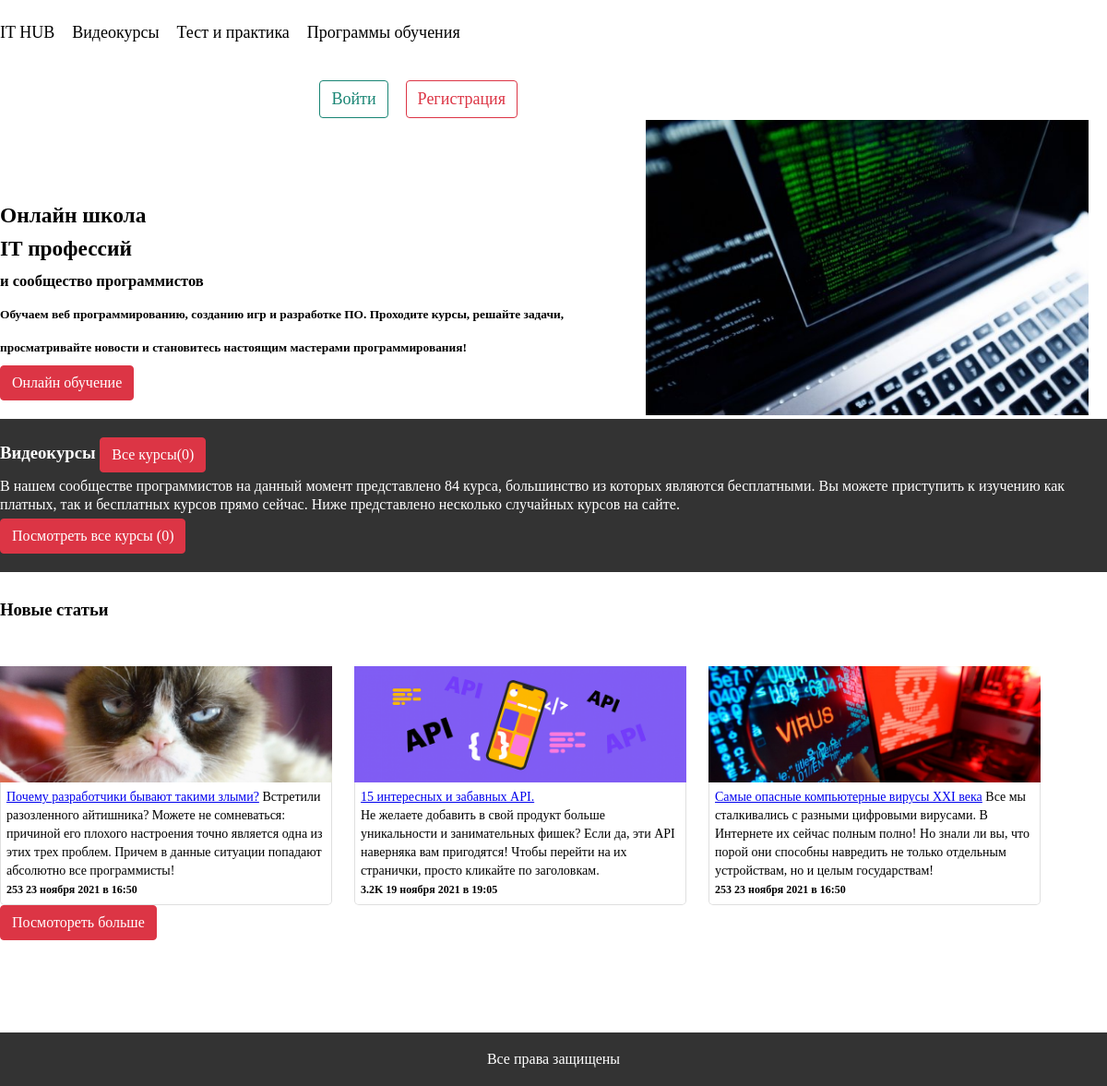
/, run on an earlier commit of the app's database.
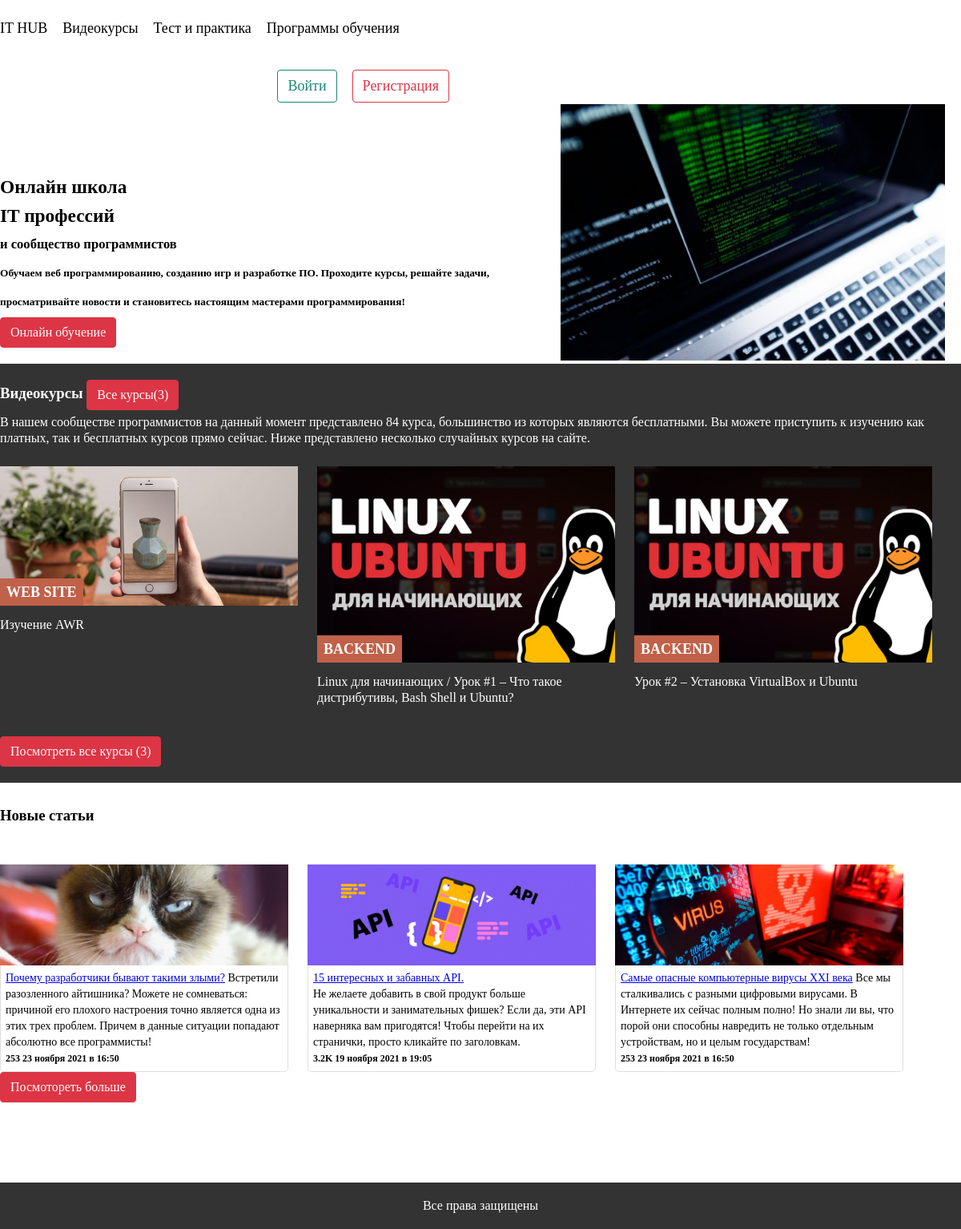
And on a later commit of the database.
### main/models.py (models this page shows, shortened)
class Course(models.Model):
    title = models.CharField(max_length=300)
    category = models.ForeignKey(CourseCategory, blank=True, on_delete=models.CASCADE)
    logo = models.ImageField(upload_to='upload', blank=True)
    lessons_count = models.IntegerField(default=0, blank=True)
    description = models.TextField(blank=True)
    is_free = models.BooleanField(default=0)
    is_profession = models.BooleanField(default=0)
    course_type = models.IntegerField(default=0, blank=True)  # 0 =vidio, 1 =audio, 2=text, 3=offline. 4 = online.
    info1 = models.CharField(blank=True, max_length=300)
    info1_text = models.TextField(blank=True)
    info2 = models.CharField(blank=True, max_length=300)
    info2_text = models.TextField(blank=True)
    info3 = models.CharField(blank=True, max_length=300)
    info3_text = models.TextField(blank=True)
    info4 = models.CharField(blank=True, max_length=300)
    info4_text = models.TextField(blank=True)

class CourseCategory(models.Model):
    title = models.CharField(max_length=300)
    status = models.IntegerField(default=0)

### main/views.py (the view)
# urls.py: path('',mainHandler),
def mainHandler(request):
    user_id = request.session.get('user_id', None)
    active_user = None
    if user_id:
        active_user = SiteUser.objects.get(id=int(user_id))
    courses = Course.objects.all()
    course_count = Course.objects.count()
    return render(request, 'index.html',
                  {'user_id': user_id, 'active_user': active_user, 'courses': courses, 'course_count': course_count})

### templates/index.html (shortened to what the changed rows need)
{%extends 'base.html' %}
{%block content %}
<div class="middle main-info">
    <div class="line index-video">
        <div class="middle">
            <div class="index-video-title">
                <h3>Видеокурсы <a href="#" class="btn btn-danger"> Все курсы({{course_count}})</a></h3>
            </div>
        </div>
        <div class="index-video-cont">
            {% for course in courses %}
            <div class="index-video-cont-item">
                <div class="index-video-cont-item-top">
                    <img src="/media/{{course.logo}}" alt="">
                    <span>{{course.category.title}}</span>
                </div>
                <div class="index-video-cont-item-bottom">
                    <a href="/courses/{{course.id}}/"> {{course.title}}</a>
                </div>
            </div>
            {% endfor %}
        </div>
        <p>
            <a href="#" class="btn btn-danger">Посмотреть все курсы ({{course_count}})</a>
        </p>
    </div>
</div>
{%endblock%}

What changed in the data, as far as the page shows it:
added Course: logo (picture), category "WEB SITE", title "Изучение AWR"
added Course: logo (picture), category "BACKEND", title "Linux для начинающих / Урок #1 – Что такое дистрибутивы, Bash Shell и Ubuntu?"
added Course: logo (picture), category "BACKEND", title "Урок #2 – Установка VirtualBox и Ubuntu"
Also different on the page:
{{ course_count }}: "0" → "3"
